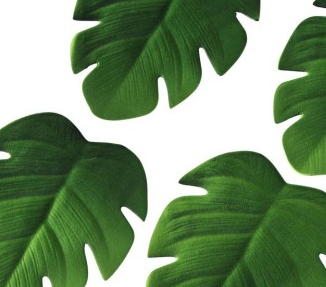
#> input picture hoja.png, 326 x 287 px
$ python Eje2.py
#> lines starting #> are read from the running program, lines starting #| are printed output that depends on the picture
import cv2
import numpy as np

# Abre una imagen con todos los colores
img = cv2.imread('hoja.png', 1) # Rango de colores = 1 ,Escala de grises = 0
#> img is the input picture: shape (287, 326, 3); mean B, G, R 110.4, 146.2, 120.1
highter,widther,axi = img.shape
#> highter = 287; widther = 326; axi = 3

img_Blue = np.zeros((highter,widther,3),dtype=np.uint8)
img_Blue[:,:,0] = img[:,:,0]
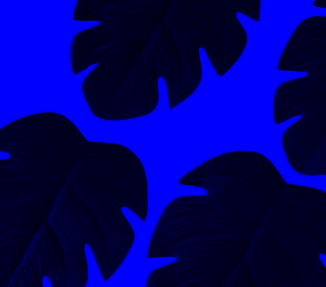
#> img_Blue: shape (287, 326, 3); mean B, G, R 110.4, 0, 0

img_Green = np.zeros((highter,widther,3),dtype=np.uint8)
img_Green[:,:,1] = img[:,:,1]
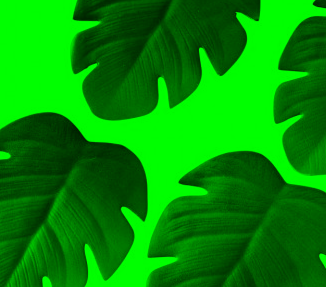
#> img_Green: shape (287, 326, 3); mean B, G, R 0, 146.2, 0

img_Red = np.zeros((highter,widther,3),dtype=np.uint8)
img_Red[:,:,2] = img[:,:,2]
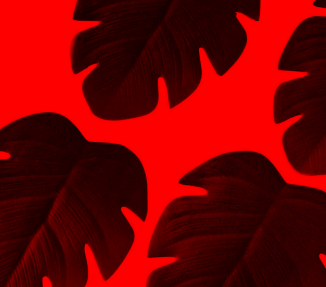
#> img_Red: shape (287, 326, 3); mean B, G, R 0, 0, 120.1

img_Blue_Red = np.zeros((highter,widther,3),dtype=np.uint8)
img_Blue_Red = img_Blue+img_Red
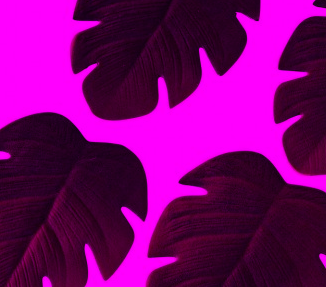
#> img_Blue_Red: shape (287, 326, 3); mean B, G, R 110.4, 0, 120.1
img_Blue_Green = np.zeros((highter,widther,3),dtype=np.uint8)
img_Blue_Green = img_Blue+img_Green
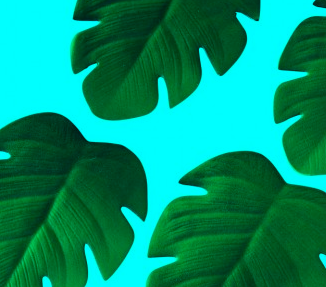
#> img_Blue_Green: shape (287, 326, 3); mean B, G, R 110.4, 146.2, 0
img_Red_Green = np.zeros((highter,widther,3),dtype=np.uint8)
img_Red_Green = img_Green+img_Red
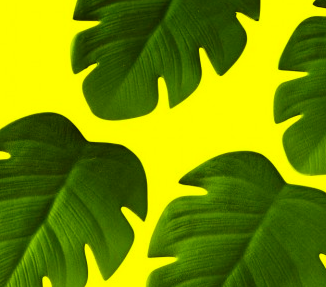
#> img_Red_Green: shape (287, 326, 3); mean B, G, R 0, 146.2, 120.1

# img_Blue_Red[:,:,:]


print(img_Blue)
#> (printed output is left out)
print(img.ndim)
#| 3

cv2.imshow("Channel Blue",img_Blue)
cv2.imshow("Channel Green",img_Green)
cv2.imshow("Channel Red",img_Red)

cv2.imshow("Channel Blue",img_Blue_Red)
cv2.imshow("Channel Green",img_Blue_Green)
cv2.imshow("Channel Red",img_Red_Green)


print(f"Tamaño de las matrices Channel_Blue[0]\n{img_Blue[:,:,0]}")
#> (printed output is left out)
print(f"Tamaño de las matrices Channel_Blue[1]\n{img_Blue[:,:,1]}")
#> (printed output is left out)
print(f"Tamaño de las matrices Channel_Blue[2]\n{img_Blue[:,:,2]}")
#> (printed output is left out)

# print(f"Tamaño de las matrices Green\t{}")
# print(f"Tamaño de las matrices Red\t{}")

print(f"Alto : {highter} , Ancho : {widther} y tiene {axi} dimensiones.")
#| Alto : 287 , Ancho : 326 y tiene 3 dimensiones.

print(type(img)) #BGR
#| <class 'numpy.ndarray'>

Channel_Red = np.zeros((highter,widther,3),dtype=np.uint8)
copi = Channel_Red.copy()

h_R,w_R,axi = Channel_Red.shape
#> h_R = 287; w_R = 326
# [9 lines of commented-out code are left out]


cv2.waitKey(0)


# [19 lines of commented-out code are left out]

$ run again, with 2.png copied over hoja.png
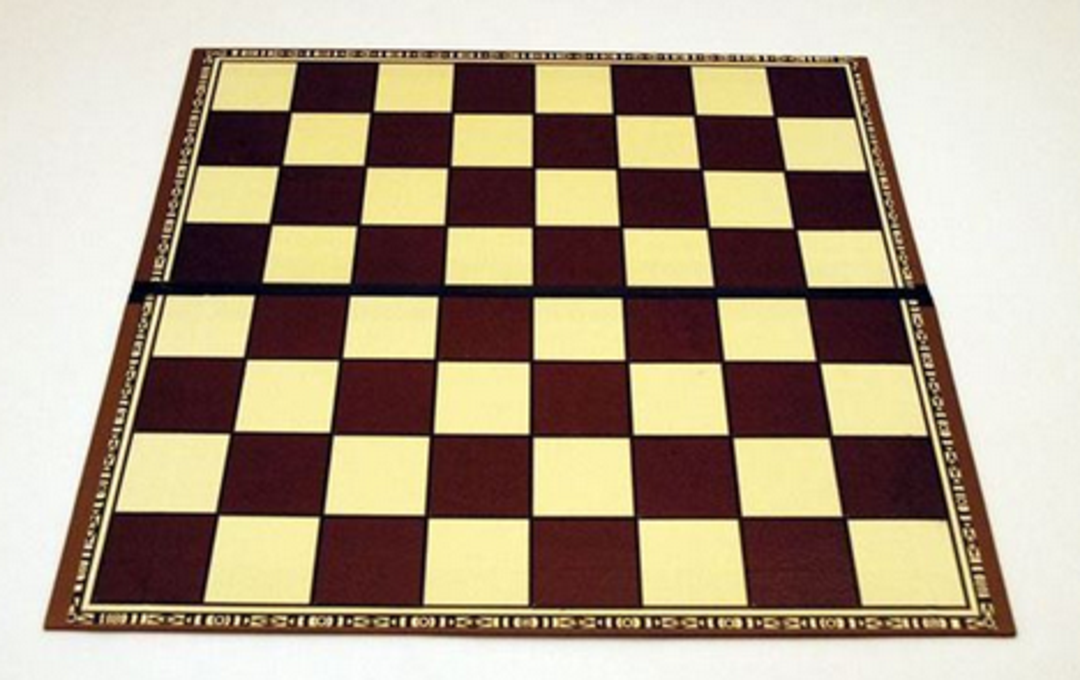
#> input picture 2.png, 1080 x 680 px
#> img is the input picture: shape (680, 1080, 3); mean B, G, R 134.9, 156.8, 172.8
#> `img_Blue_Green = img_Blue+img_Green`:
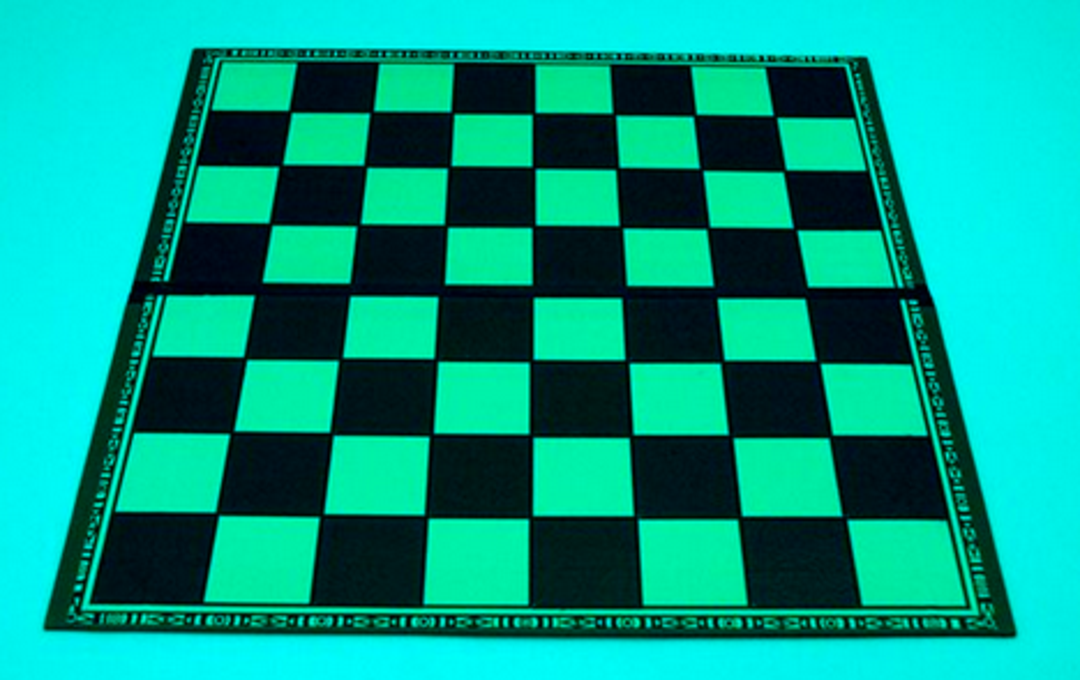
#> img_Blue_Green: shape (680, 1080, 3); mean B, G, R 134.9, 156.8, 0
#> `img_Red_Green = img_Green+img_Red`:
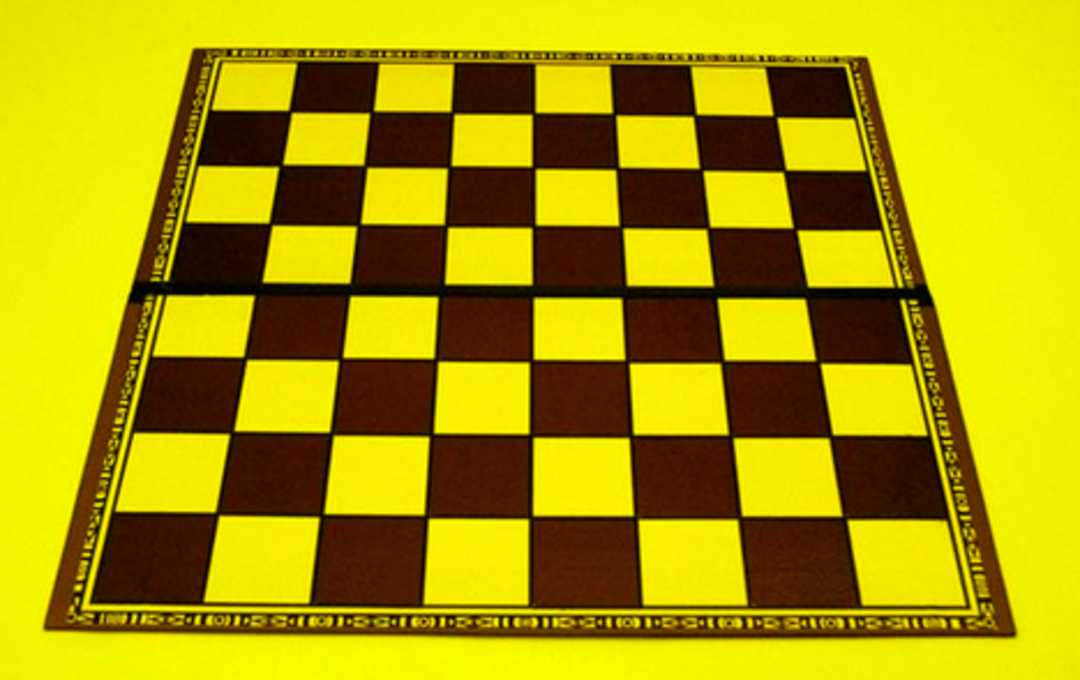
#> img_Red_Green: shape (680, 1080, 3); mean B, G, R 0, 156.8, 172.8
#> (printed output is left out)
#| 3
#> (printed output is left out)
#> (printed output is left out)
#> (printed output is left out)
#| Alto : 680 , Ancho : 1080 y tiene 3 dimensiones.
#| <class 'numpy.ndarray'>

$ run again, with WhatsApp Image 2024-08-19 at 11.11.52 AM.jpeg saved as hoja.png
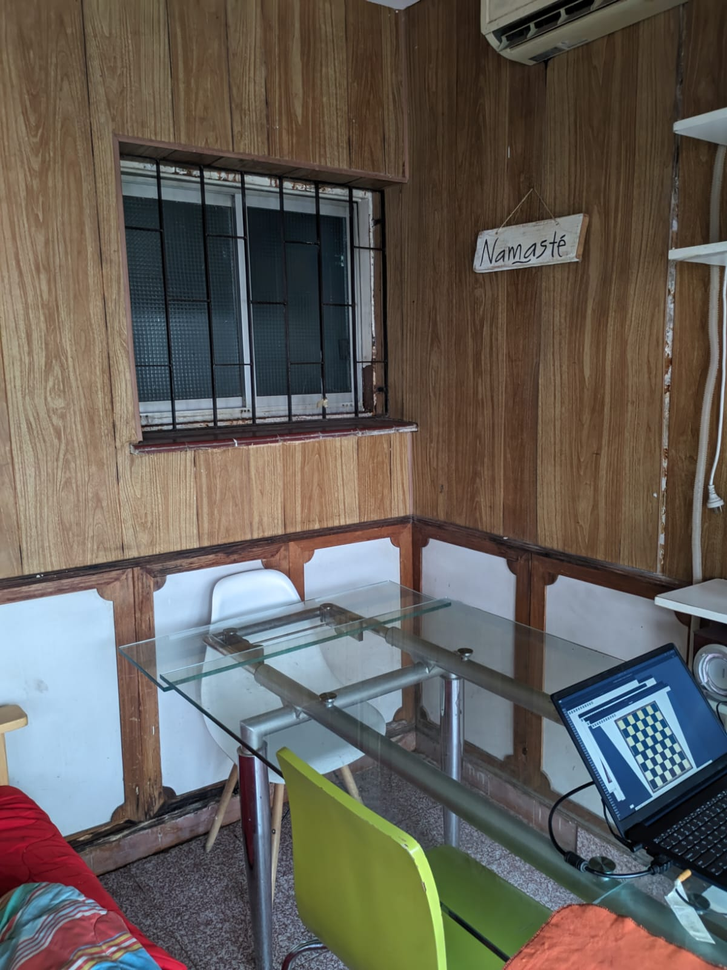
#> input picture WhatsApp Image 2024-08-19 at 11.11.52 AM.jpeg, 727 x 970 px, shrunk from 1200 x 1600 before the run
#> img is the input picture: shape (970, 727, 3); mean B, G, R 88.9, 95.2, 100.5
#> `img_Blue_Green = img_Blue+img_Green`:
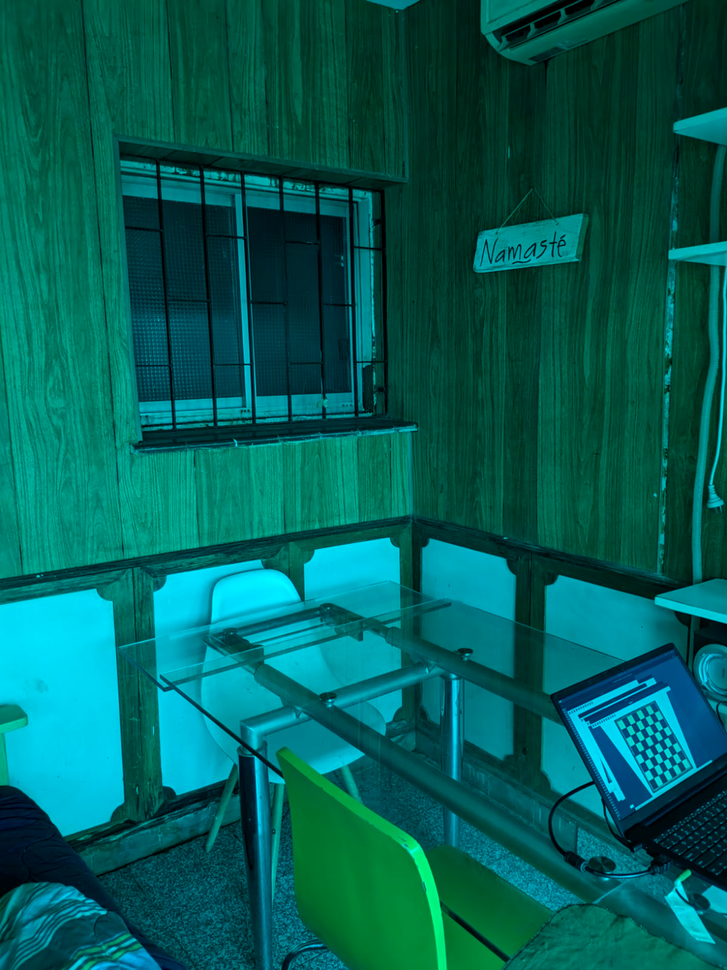
#> img_Blue_Green: shape (970, 727, 3); mean B, G, R 88.9, 95.2, 0
#> `img_Red_Green = img_Green+img_Red`:
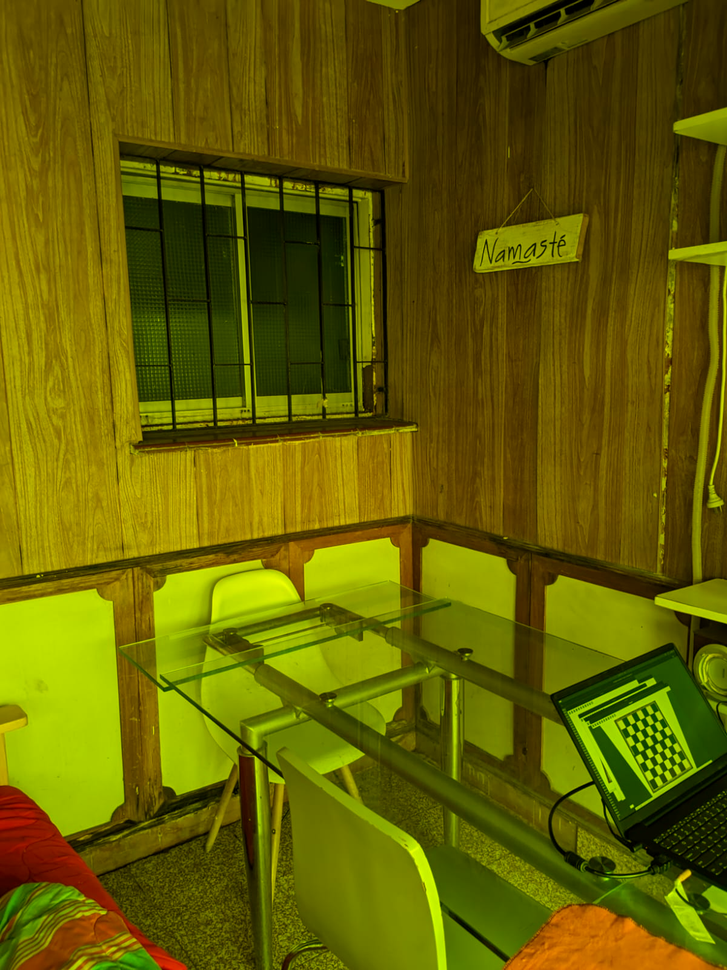
#> img_Red_Green: shape (970, 727, 3); mean B, G, R 0, 95.2, 100.5
#> (printed output is left out)
#| 3
#> (printed output is left out)
#> (printed output is left out)
#> (printed output is left out)
#| Alto : 970 , Ancho : 727 y tiene 3 dimensiones.
#| <class 'numpy.ndarray'>

$ run again, with campo.jpeg saved as hoja.png
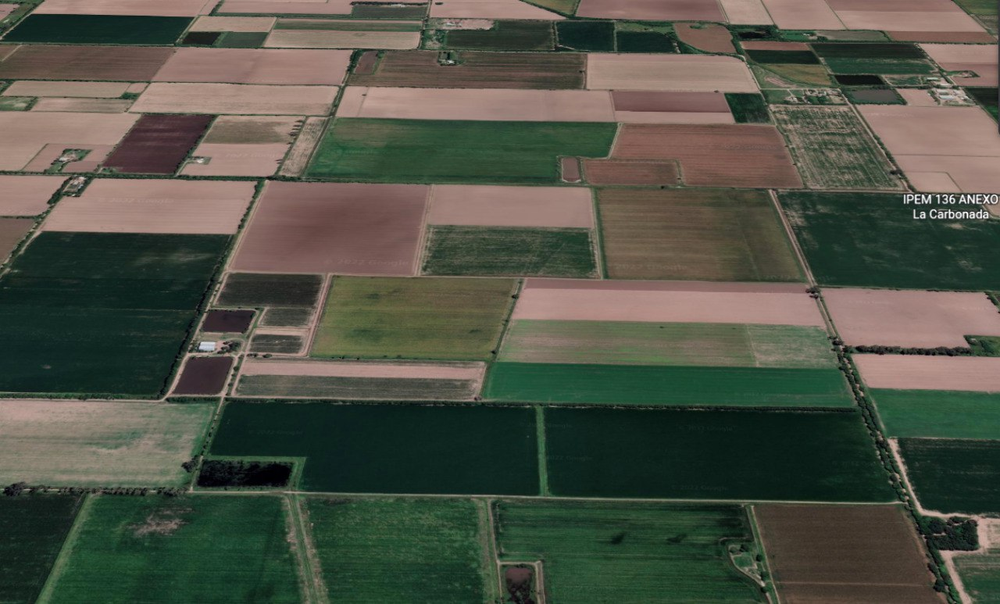
#> input picture campo.jpeg, 1000 x 604 px, shrunk from 1280 x 773 before the run
#> img is the input picture: shape (604, 1000, 3); mean B, G, R 69.9, 82.3, 79.8
#> `img_Blue_Green = img_Blue+img_Green`:
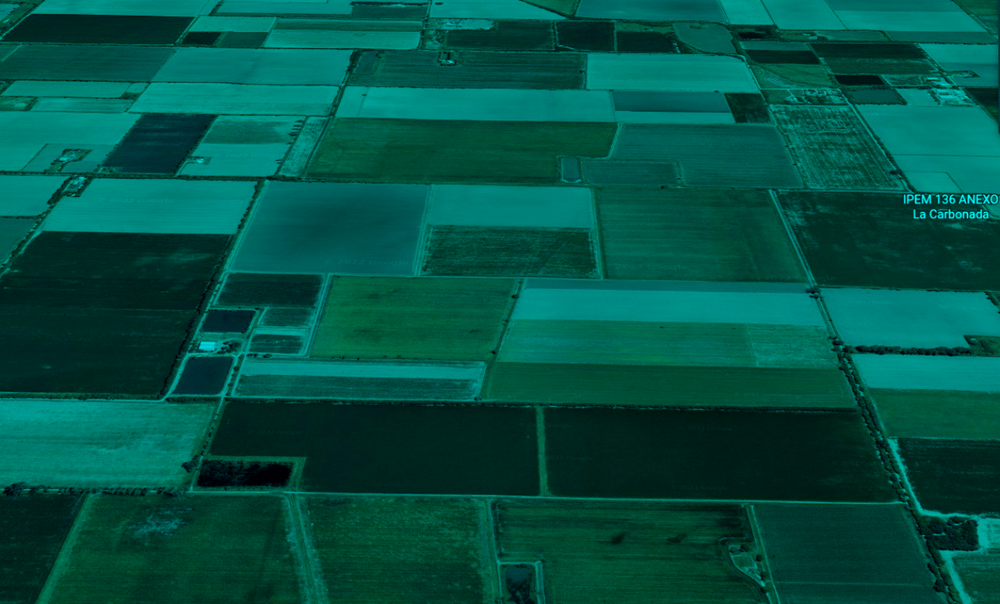
#> img_Blue_Green: shape (604, 1000, 3); mean B, G, R 69.9, 82.3, 0
#> `img_Red_Green = img_Green+img_Red`:
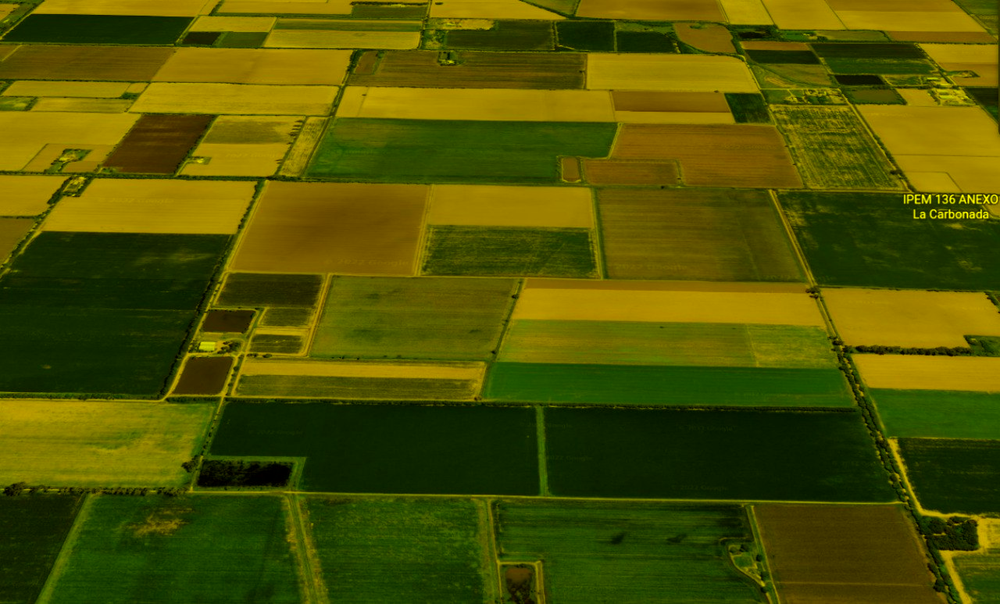
#> img_Red_Green: shape (604, 1000, 3); mean B, G, R 0, 82.3, 79.8
#> (printed output is left out)
#| 3
#> (printed output is left out)
#> (printed output is left out)
#> (printed output is left out)
#| Alto : 604 , Ancho : 1000 y tiene 3 dimensiones.
#| <class 'numpy.ndarray'>
